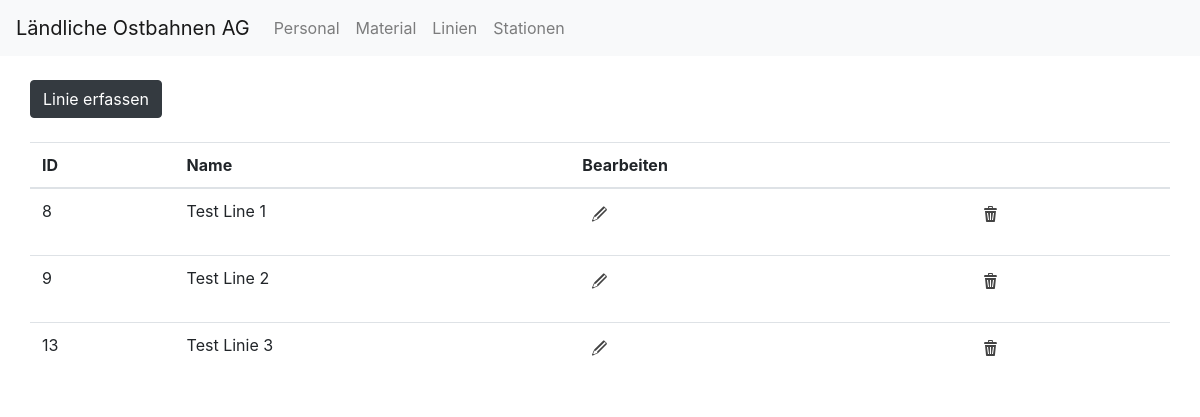
The page /View/View_RouteOverview.php on the database its author committed.
### tables this page shows
CREATE TABLE `route` (
  `ID` int(11) NOT NULL,
  `Name` text NOT NULL,
  `Configuration` text NOT NULL
);

### Model/Model.php (called while the page is built, shortened)
<?php
class Model
{
public function dbConnection(){
    $servername = 'localhost';
    $username = 'root';
    $password = '';
    $dbname = 'sbbplus';
    $conn = new mysqli($servername,$username,$password,$dbname);
    $conn->set_charset('utf8');
    return $conn;
}
public function getRoutes(){
    $conn = $this->dbConnection();
    $sql = "SELECT * FROM Route";
    $results = $conn->query($sql);
    return $results;
}
}

### Controller.php (called while the page is built, shortened)
<?php
require 'Model/Model.php';
require 'Model/Model_RouteData.php';
class Controller{
    public $model;
    public function __construct(){
        $this->model = new Model();
    }
    public function getRoutes(){
        $dataDB = $this->model->getRoutes();
        $dataArray = array();
        while($row = $dataDB->fetch_assoc()){
            $config = explode('::',$row['Configuration']);
            $route = new Model_RouteData($row['Name'], $row['ID'], $config);
            array_push($dataArray,$route);
        }
        return $dataArray;
    }
}

### Model/Model_RouteData.php (called while the page is built, shortened)
<?php
class Model_RouteData
{
    public function __construct($name, $id = 0, $config=[[0],[0],[0]]){
        $this->id = $id;
        $this->name = $name;
    }
}

### View/View_RouteOverview.php (the view, shortened to what this page needs)
<?php
require '../Controller.php';
include '../res/head.php';
include 'Nav.php';
class View_RouteOverview
{
    public $controller;
    public function __construct(){
        $this->controller = new Controller();
    }
    public function getRoutes(){
        return $this->controller->getRoutes();
    }
}
$self = new View_RouteOverview();
$routeData = $self->getRoutes();
?>
<html>
<head>
</head>
<body>
<div>
    <?php echo getNavbar(); ?>
</div>
<div class="container-fluid">
    <div class="col-md-12 col-sm-12">
        <br>
        <div><a class="btn btn-dark" href="View_RouteNew.php" role="button">Linie erfassen</a></div>
        <br>
        <table class="table">
            <thead>
            <tr>
                <th scope="col">ID</th>
                <th scope="col">Name</th>
                <th scope="col">Bearbeiten</th>
                <th></th>
            </tr>
            </thead>
            <tbody>
            <?php if(sizeof($routeData) > 0): ?>
                <?php for($i=0;$i < sizeof($routeData);$i++): ?>
                    <tr>
                        <td><?php echo $routeData[$i]->id; ?></td>
                        <td><?php echo $routeData[$i]->name; ?></td>
                        <td>
                            <form name="editRoute" action="View_RouteEdit.php" method="post">
                                <button type="submit" class="btn btn-sm btn-white"><img class="glyph" src="/sbbplus/Res/Glyph/svg/si-glyph-pencil.svg"></button>
                            </form>
                        </td>
                        <td>
                            <form name="deleteRoute" action=<?php echo htmlspecialchars($_SERVER["PHP_SELF"]);?> method="post">
                                <button type="submit" class="btn btn-sm btn-white" onclick="return confirm('Are you sure?');"><img class="glyph" src="/sbbplus/Res/Glyph/svg/si-glyph-trash.svg"></button>
                            </form>
                        </td>
                    </tr>
                <?php endfor; ?>
            <?php endif; ?>
            </tbody>
        </table>
    </div>
</div>
</body>
</html>

### style.css (style rules this page uses)
.glyph { width: 16px; height: 16px; }

### rows shown on the page
route: ID "8", Name "Test Line 1"
route: ID "9", Name "Test Line 2"
route: ID "13", Name "Test Linie 3"
